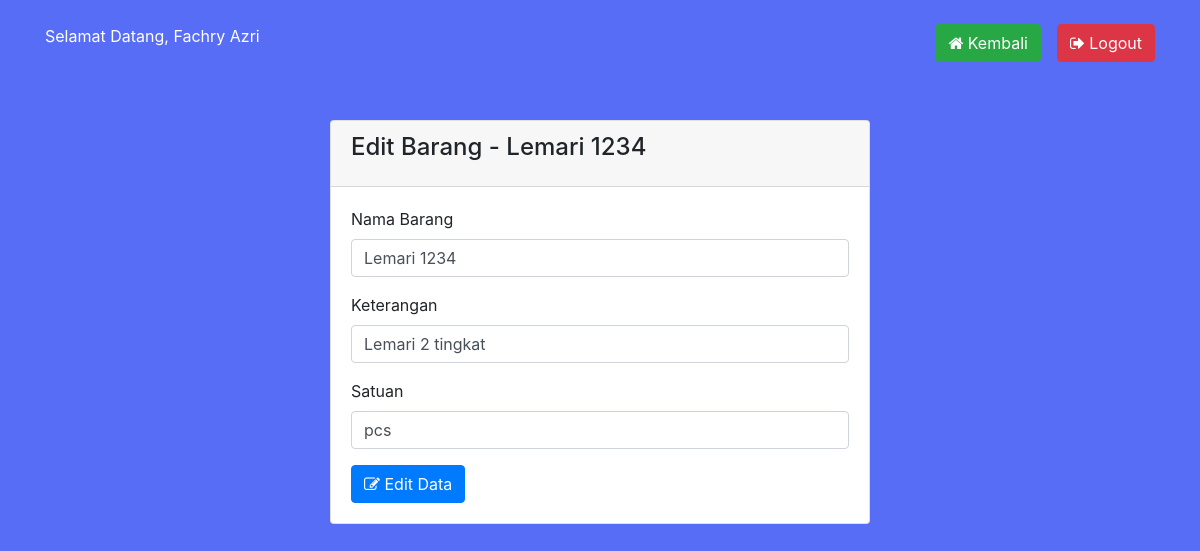
Screenshot of /edit.php?id=1 (signed in) with the database file from the repository.
### tables this page shows
CREATE TABLE `pengguna` (
  `IdPengguna` int(11) NOT NULL,
  `NamaPengguna` varchar(50) NOT NULL,
  `PASSWORD` char(128) NOT NULL,
  `NamaDepan` varchar(25) NOT NULL,
  `NamaBelakang` varchar(25) DEFAULT NULL,
  `NoHp` varchar(12) NOT NULL,
  `alamat` text NOT NULL,
  `IdAkses` int(11) DEFAULT NULL
);

CREATE TABLE `barang` (
  `IdBarang` int(11) NOT NULL,
  `NamaBarang` varchar(50) NOT NULL,
  `Keterangan` varchar(100) NOT NULL,
  `satuan` varchar(30) NOT NULL,
  `IdPengguna` int(11) NOT NULL
);

### proses/panggil.php (called while the page is built, shortened)
<?php
    include 'prosescrud.php';
    $db = new Koneksi();
    $koneksi =  $db->DBConnect();
    $proses = new prosesCrud($koneksi);
    $id = $_SESSION['ADMIN']['IdPengguna'];
    $sesi = $proses->tampil_data_id('pengguna','IdPengguna',$id);
?>

### proses/prosescrud.php (called while the page is built, shortened)
<?php
class prosesCrud {
    protected $db;
    function __construct($db){
        $this->db = $db;
    }
    function tampil_data_id($tabel,$where,$id)
    {
        $row = $this->db->prepare("SELECT * FROM $tabel WHERE $where = ?");
        $row->execute(array($id));
        $hasil = $row->fetch();
        return $hasil;
    }
}

### edit.php (the view, shortened to what this page needs)
<?php
    require 'proses/panggil.php';
    $idGet = strip_tags($_GET['id']);
    $hasil = $proses->tampil_data_id('barang','IdBarang',$idGet);
?>
<!DOCTYPE HTML>
<html>
	<head>
		<link rel="stylesheet" href="https://maxcdn.bootstrapcdn.com/bootstrap/4.0.0/css/bootstrap.min.css">
		<link rel="stylesheet" href="https://stackpath.bootstrapcdn.com/font-awesome/4.7.0/css/font-awesome.min.css">
	</head>
    <body style="background:#586df5;">
		<div class="container">
			<br/>
            <span style="color:#fff";>Selamat Datang, <?php echo $sesi['NamaDepan'];?></span>
			<div class="float-right">
				<a href="index.php" class="btn btn-success btn-md" style="margin-right:1pc;"><span class="fa fa-home"></span> Kembali</a>
				<a href="logout.php" class="btn btn-danger btn-md float-right"><span class="fa fa-sign-out"></span> Logout</a>
			</div>
			<br/><br/><br/>
			<div class="row">
				<div class="col-sm-3"></div>
				<div class="col-lg-6">
					<br/>
					<div class="card">
						<div class="card-header">
						<h4 class="card-title">Edit Barang - <?php echo $hasil['NamaBarang'];?></h4>
						</div>
						<div class="card-body">
							<form action="proses/crud.php?aksi=editBarang" method="POST">
								<div class="form-group">
									<label>Nama Barang</label>
									<input type="text" value="<?php echo $hasil['NamaBarang'];?>" class="form-control" name="NamaBarang" required>
								</div>
								<div class="form-group">
									<label>Keterangan</label>
									<input type="text" value="<?php echo $hasil['Keterangan'];?>" class="form-control" name="Keterangan" required>
								</div>
								<div class="form-group">
									<label>Satuan</label>
									<input type="harga" value="<?php echo $hasil['satuan'];?>" class="form-control" name="satuan" required>
								</div>
								<button class="btn btn-primary btn-md" name="create"><i class="fa fa-edit"> </i> Edit Data</button>
							</form>
						</div>
					</div>
				</div>
				<div class="col-sm-3"></div>
			</div>
		</div>
	</body>
</html>

### rows the page displays
pengguna: NamaDepan "Fachry Azri"
barang: NamaBarang "Lemari 1234", Keterangan "Lemari 2 tingkat", satuan "pcs"
